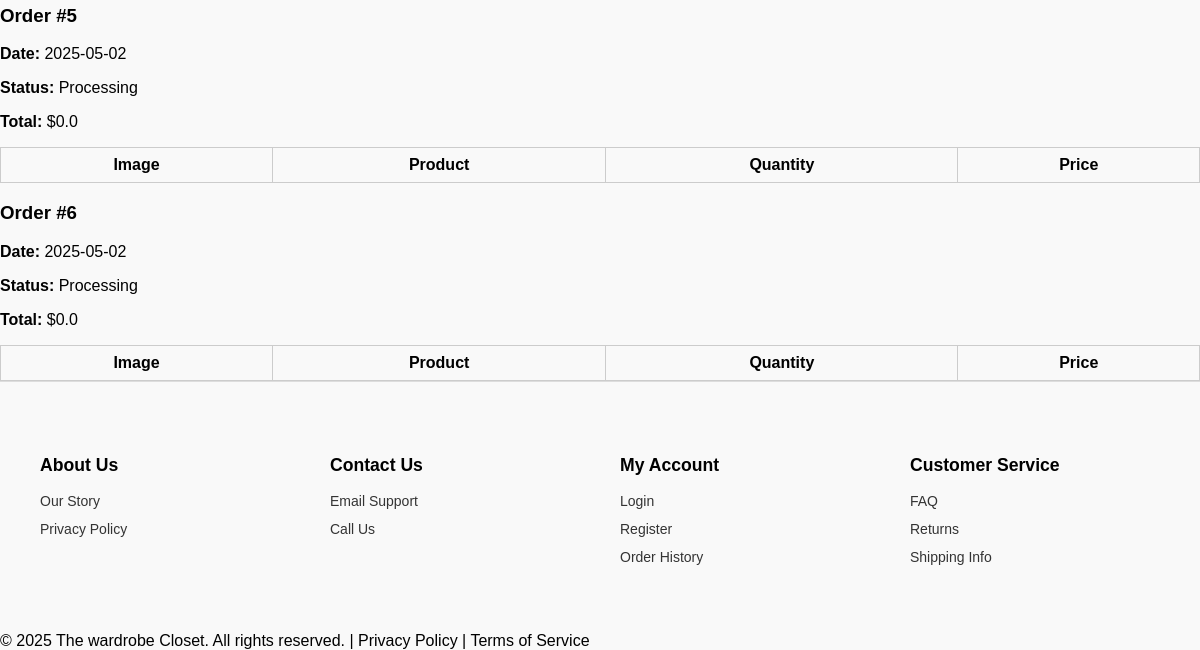
The app's page /order-history-full (signed in, lower part), older data.
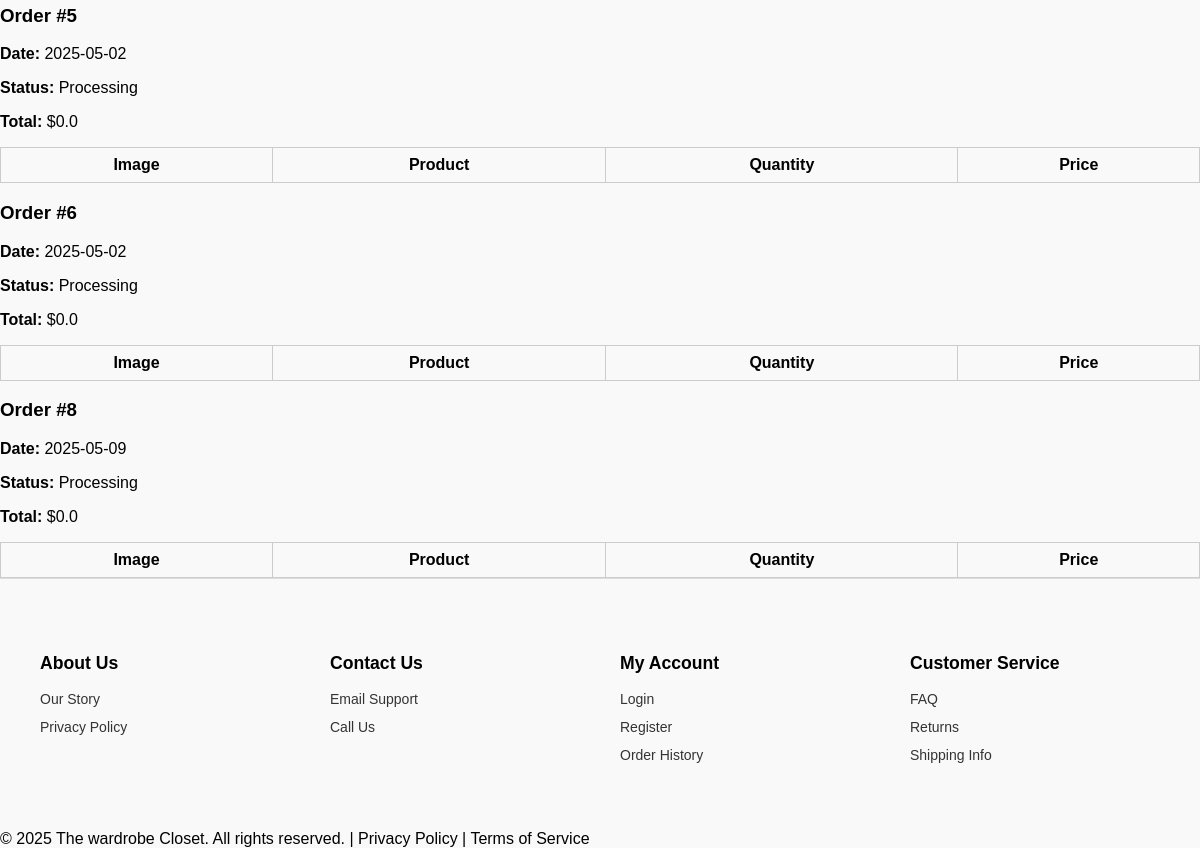
The same page, newer data.
### app/models.py (models this page shows)
class Order(db.Model):
    id = db.Column(db.Integer, primary_key=True)
    user_id = db.Column(db.Integer, db.ForeignKey('user.id'))
    created_at = db.Column(db.DateTime, default=datetime.utcnow)
    status = db.Column(db.String(50), default="Processing")
    total = db.Column(db.Float, default=0.0)
    user = db.relationship('User', backref='orders')
    date = db.Column(db.DateTime, default=datetime.utcnow)

### app/routes.py (the view)
@bp.route('/order-history-full')
@login_required
def order_history_full():
    user_orders = current_user.orders
    order_data = []
    for order in user_orders:
        items = OrderItem.query.filter_by(order_id=order.id).all()
        products = [{
            'name': item.product.name,
            'image_url': item.product.image_url,
            'quantity': item.quantity,
            'price': item.price
        } for item in items]
        order_data.append({
            'id': order.id,
            'date': order.date,
            'total': order.total,
            'status': order.status,
            'products': products
        })
    return render_template('order_history.html', orders=order_data)

### app/__init__.py (called while the page is built)
def create_app():
    app = Flask(__name__)
    app.config.from_object('config.Config')
    app.config['SECRET_KEY'] = 'your-secret-key'
    db.init_app(app)
    login_manager.init_app(app)
    migrate.init_app(app, db)
    from .models import User
    @login_manager.user_loader
    def load_user(user_id):
        return User.query.get(int(user_id))
    from . import routes
    app.register_blueprint(routes.bp)
    @app.context_processor
    def inject_cart_count():
        from flask_login import current_user
        if current_user.is_authenticated:
            count = CartItem.query.filter_by(user_id=current_user.id).count()
        else:
            count = 0
        return dict(cart_count=count)
    return app

### app/templates/order_history.html (shortened to what this page needs)
{% extends 'base.html' %}
{% block content %}
{% if orders %}
    {% for order in orders %}
        <div class="order-card">
            <h3>Order #{{ order.id }}</h3>
            <p><strong>Date:</strong> {{ order.date.strftime('%Y-%m-%d') if order.date else 'N/A' }}</p>
            <p><strong>Status:</strong> {{ order.status }}</p>
            <p><strong>Total:</strong> ${{ order.total }}</p>
            <table class="order-items">
                <thead>
                    <tr>
                        <th>Image</th>
                        <th>Product</th>
                        <th>Quantity</th>
                        <th>Price</th>
                    </tr>
                </thead>
            </table>
        </div>
    {% endfor %}
{% else %}
    <p>You have no past orders.</p>
{% endif %}
{% endblock %}

Row changes from the older to the newer data that the page shows:
added Order: id "8", date "2025-05-09", status "Processing", total "0.0"
